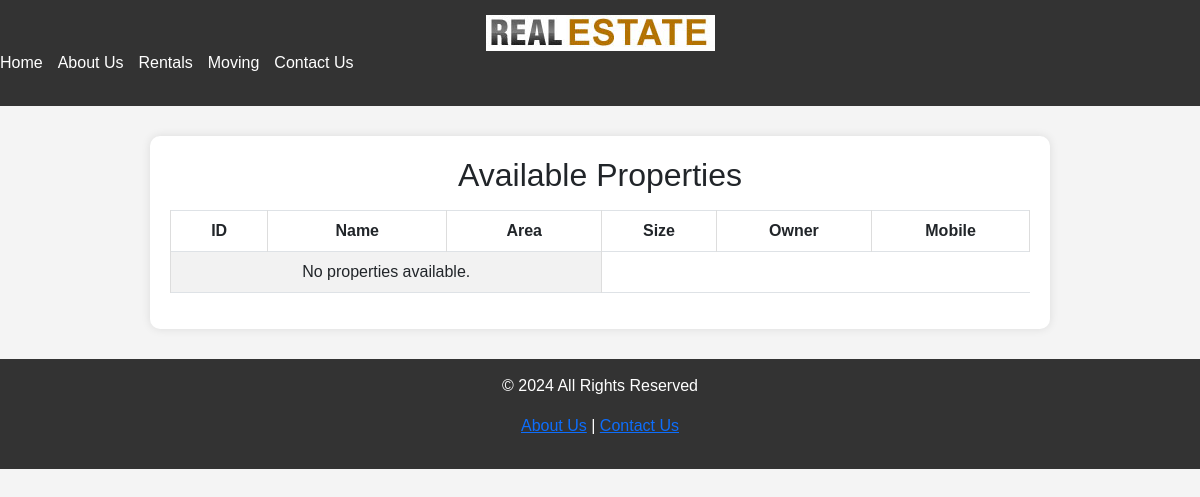
The app's page /api/buying/, older data.
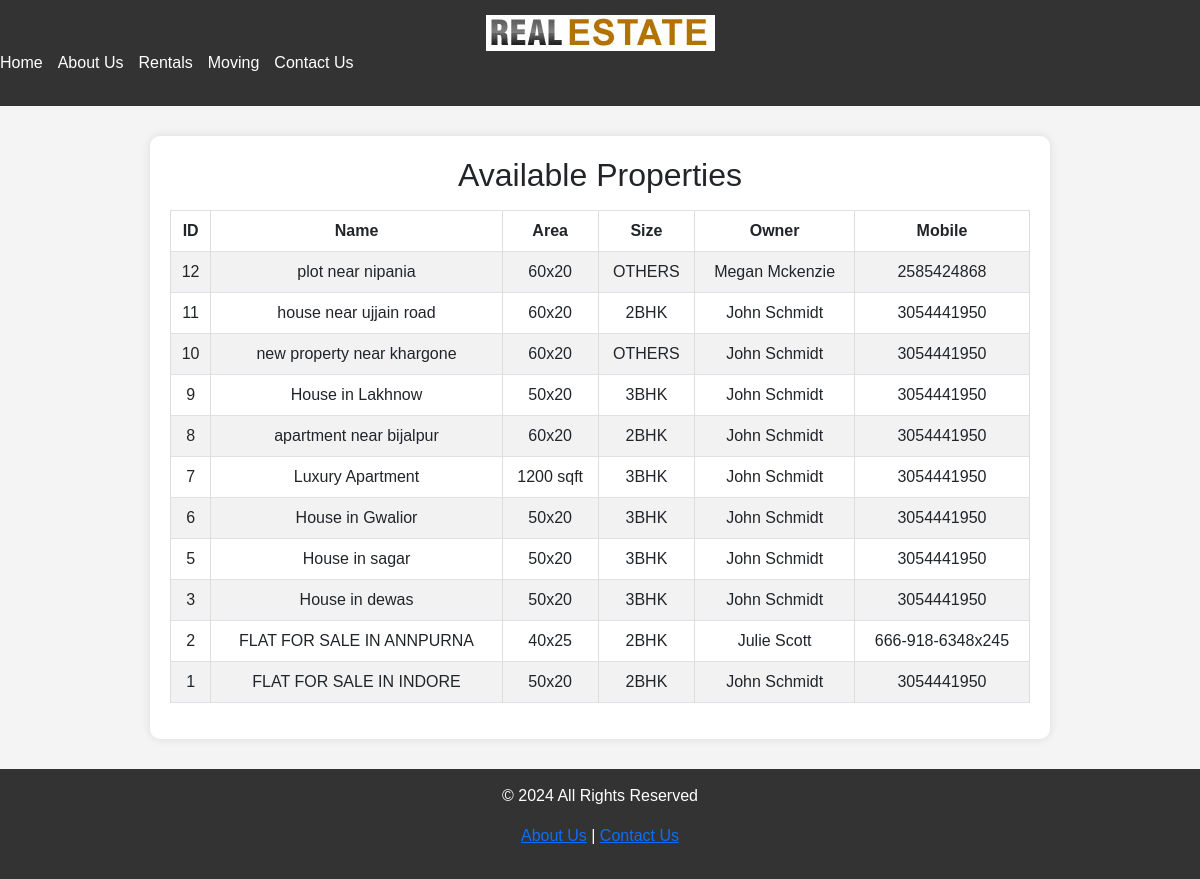
The same page, newer data.
### app1/models.py (models this page shows, shortened)
class Property(models.Model):
    PROPERTY_TYPES = [
        ("HOUSE", "House"),
        ("APARTMENT", "Apartment"),
        ("COMMERCIAL", "Commercial"),
        ("LAND", "Land"),
        ("VILLA", "Villa"),
        ("FARMHOUSE", "Farmhouse"),
    ]
    PROPERTY_SUBTYPES = [
        ("2BHK", "2BHK"),
         ("3BHK","3BHK"),
         ("4BHK","4BHK"),
         ("VILLA","VILLA"),
         ("PANT HOUSE","PANT HOUSE"),
         ("OTHERS","OTHERS")
    ]
    uuid = models.UUIDField(default=uuid.uuid4, unique=True, editable=False)
    title = models.CharField(max_length=100)
    owner = models.ForeignKey(
        Owner, on_delete=models.CASCADE, related_name="properties"
    )
    area = models.CharField(max_length=50)
    property_type = models.CharField(
        max_length=20, choices=PROPERTY_TYPES, default="HOUSE"
    )
    property_subtype = models.CharField(
        max_length=20, choices=PROPERTY_SUBTYPES, default="OTHERS"
    )

class Owner(models.Model):
    name = models.CharField(max_length=100)
    mobile = models.CharField(max_length=15, unique=True)

### app1/views.py (the view)
# urls.py: path("buying/", Property_list, name="buying"),
def Property_list(request):
    mydata = Property.objects.all().order_by("-id")
    template = loader.get_template('buying.html')
    context = {
        'properties': mydata,
    }
    return HttpResponse(template.render(context, request))

### app1/templates/buying.html (shortened to what this page needs)
{% load static %}
<!DOCTYPE html>
<html lang="en">
<head>
    <link rel="stylesheet" href="https://cdn.jsdelivr.net/npm/bootstrap@5.3.0/dist/css/bootstrap.min.css">
</head>
<body>
    <div class="header">
        <img src="{% static 'app1/images/logo.jpg' %}" alt="Logo">
        <div class="nav">
            <ul>
                <li><a href="http://localhost:8000/api/home/">Home</a></li>
                <li><a href="http://localhost:8000/api/aboutus/">About Us</a></li>
                <li><a href="#">Rentals</a></li>
                <li><a href="#">Moving</a></li>
                <li><a href="#">Contact Us</a></li>
            </ul>
        </div>
    </div>
    <div class="container">
        <h2 class="text-center">Available Properties</h2>
        <table class="table table-striped table-bordered mt-3">
            <thead>
                <tr>
                    <th>ID</th>
                    <th>Name</th>
                    <th>Area</th>
                    <th>Size</th>
                    <th>Owner</th>
                    <th>Mobile</th>
                </tr>
            </thead>
            <tbody>
                {% for property in properties %}
                <tr>
                    <td>{{ property.id }}</td>
                    <td>{{ property.title }}</td>
                    <td>{{ property.area }}</td>
                    <td>{{ property.property_subtype }}</td>
                    <td>{{ property.owner.name }}</td>
                    <td>{{ property.owner.mobile }}</td>
                </tr>
                {% empty %}
                <tr>
                    <td colspan="3" class="text-center">No properties available.</td>
                </tr>
                {% endfor %}
            </tbody>
        </table>
    </div>
    <div class="footer">
        <p>© 2024 All Rights Reserved</p>
        <p>
            <a href="#" class="footerlinks">About Us</a> |
            <a href="#" class="footerlinks">Contact Us</a>
        </p>
    </div>
</body>
</html>

### app1/templates/buying.html (style rules this page uses)
body { font-family: Arial, sans-serif; background-color: #f4f4f4; }
.header, .footer { background-color: #333; color: white; text-align: center; padding: 15px 0; }
.header img { width: 229px; height: 36px; }
.nav ul { list-style: none; padding: 0; display: flex; justify-content: center; gap: 15px; }
.nav ul li { display: inline; }
.nav ul li a { color: white; text-decoration: none; font-size: 16px; }
.container { max-width: 900px; margin: 30px auto; background: white; padding: 20px; border-radius: 10px; box-shadow: 0px 0px 10px rgba(0, 0, 0, 0.1); }
table { width: 100%; border-collapse: collapse; }
th, td { border: 1px solid #ddd; padding: 10px; text-align: center; }
th { background-color: #007bff; color: white; }

Row changes from the older to the newer data that the page shows:
added Property: id "12", title "plot near nipania", area "60x20", property_subtype "OTHERS", owner.name "Megan Mckenzie", owner.mobile "2585424868"
added Property: id "11", title "house near ujjain road", area "60x20", property_subtype "2BHK", owner.name "John Schmidt", owner.mobile "3054441950"
added Property: id "10", title "new property near khargone", area "60x20", property_subtype "OTHERS", owner.name "John Schmidt", owner.mobile "3054441950"
added Property: id "9", title "House in Lakhnow", area "50x20", property_subtype "3BHK", owner.name "John Schmidt", owner.mobile "3054441950"
added Property: id "8", title "apartment near bijalpur", area "60x20", property_subtype "2BHK", owner.name "John Schmidt", owner.mobile "3054441950"
added Property: id "7", title "Luxury Apartment", area "1200 sqft", property_subtype "3BHK", owner.name "John Schmidt", owner.mobile "3054441950"
added Property: id "6", title "House in Gwalior", area "50x20", property_subtype "3BHK", owner.name "John Schmidt", owner.mobile "3054441950"
added Property: id "5", title "House in sagar", area "50x20", property_subtype "3BHK", owner.name "John Schmidt", owner.mobile "3054441950"
added Property: id "3", title "House in dewas", area "50x20", property_subtype "3BHK", owner.name "John Schmidt", owner.mobile "3054441950"
added Property: id "2", title "FLAT FOR SALE IN ANNPURNA", area "40x25", property_subtype "2BHK", owner.name "Julie Scott", owner.mobile "666-918-6348x245"
added Property: id "1", title "FLAT FOR SALE IN INDORE", area "50x20", property_subtype "2BHK", owner.name "John Schmidt", owner.mobile "3054441950"
Text that changed along with them:
text no longer shown: "No properties available."
